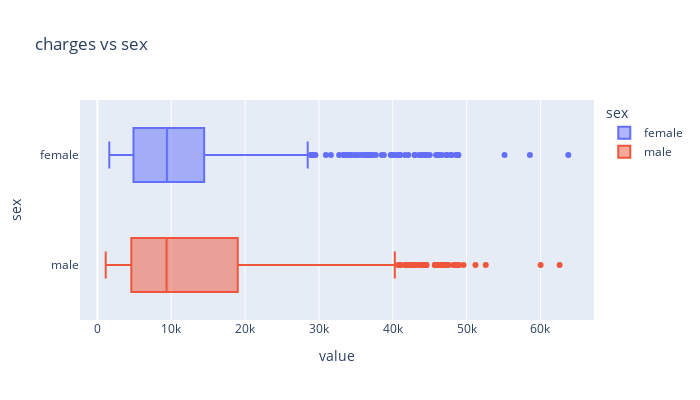

The notebook cell this image was saved under:
### Code cell
fig = px.box(df, x=['charges'],y=df['sex'],color = 'sex',title = 'charges vs sex',width = 700, height= 400)

fig.show()

### Figure 1 — Plotly figure (JSON) as saved in the notebook; plotly's stock layout.template omitted (floating-point values rounded to 4 significant figures; data arrays with more than 128 entries replaced by an {"elided": "..."} marker saying what was removed)
{"data": [{"alignmentgroup": "True", "hovertemplate": "sex=%{y}<br>value=%{x}<extra></extra>", "legendgroup": "female", "marker": {"color": "#636efa"}, "name": "female", "notched": false, "offsetgroup": "female", "orientation": "h", "showlegend": true, "type": "box", "x": {"elided": "662 float values"}, "x0": " ", "xaxis": "x", "y": {"elided": "662 str values"}, "y0": " ", "yaxis": "y"}, {"alignmentgroup": "True", "hovertemplate": "sex=%{y}<br>value=%{x}<extra></extra>", "legendgroup": "male", "marker": {"color": "#EF553B"}, "name": "male", "notched": false, "offsetgroup": "male", "orientation": "h", "showlegend": true, "type": "box", "x": {"elided": "676 float values"}, "x0": " ", "xaxis": "x", "y": {"elided": "676 str values"}, "y0": " ", "yaxis": "y"}], "layout": {"boxmode": "overlay", "height": 400, "legend": {"title": {"text": "sex"}, "tracegroupgap": 0}, "title": {"text": "charges vs sex"}, "width": 700, "xaxis": {"anchor": "y", "domain": [0, 1], "title": {"text": "value"}}, "yaxis": {"anchor": "x", "categoryarray": ["male", "female"], "categoryorder": "array", "domain": [0, 1], "title": {"text": "sex"}}}}
